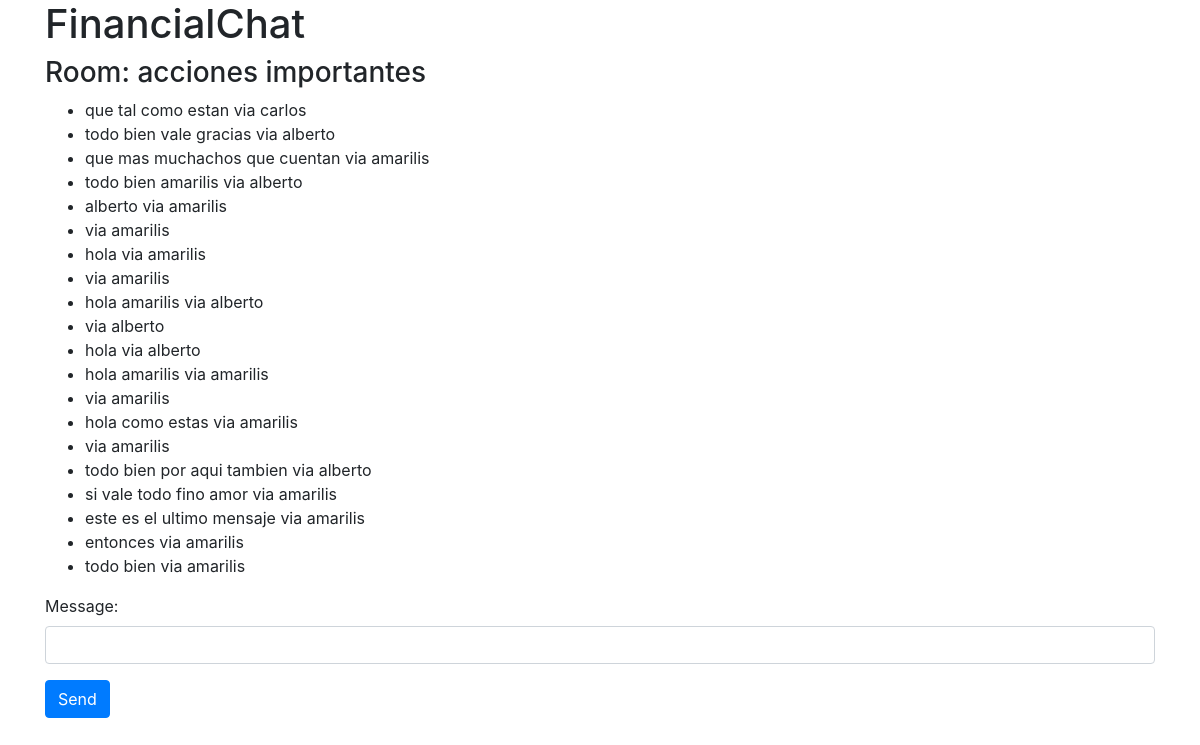
The app's page /rooms/6 (signed in), older data.
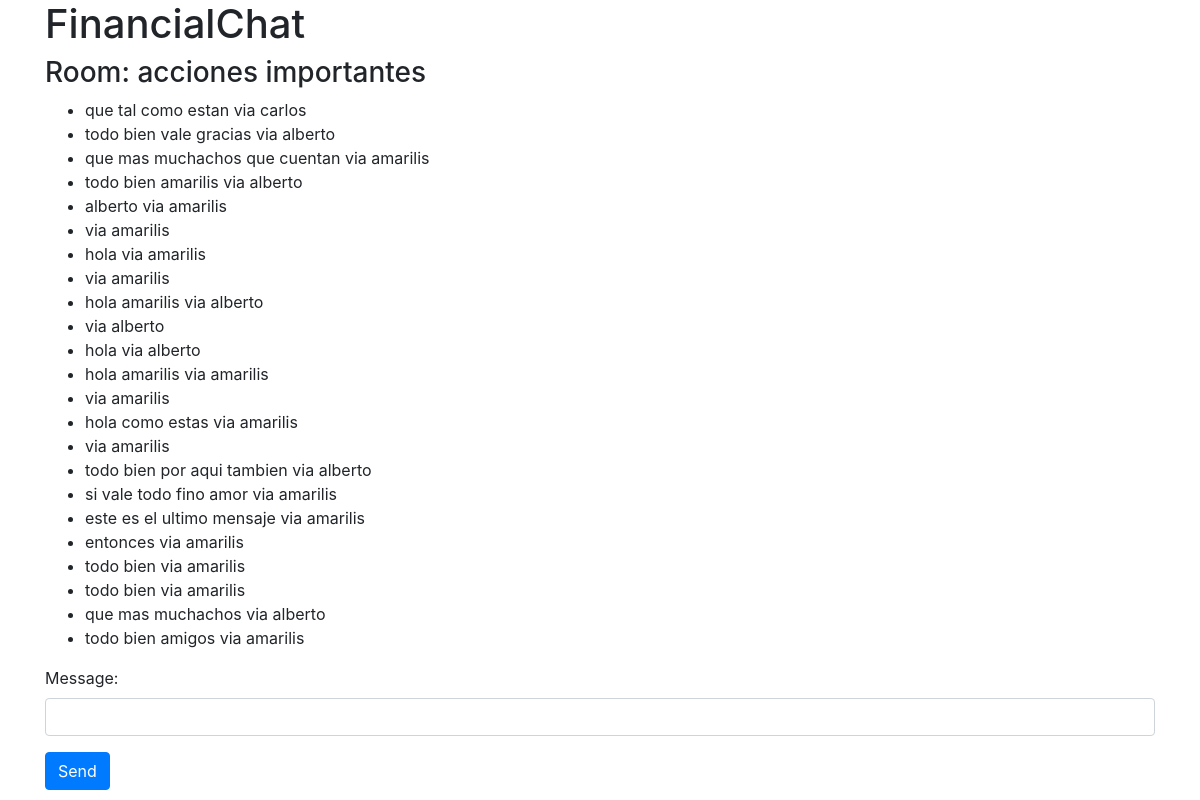
The same page, newer data.
### chat/models.py (models this page shows)
class ChatMessage(models.Model):
    thread = models.ForeignKey(
        Thread, null=True, blank=True, on_delete=models.SET_NULL)
    user = models.ForeignKey(settings.AUTH_USER_MODEL,
                             verbose_name='sender', on_delete=models.CASCADE)
    message = models.TextField()
    timestamp = models.DateTimeField(auto_now_add=True)

### profiles/models.py (models this page shows, shortened)
class User(AbstractBaseUser, PermissionsMixin, TimestampedModel):
    username = models.CharField(db_index=True, max_length=255, unique=True)
    email = models.EmailField(db_index=True, unique=True)
    is_active = models.BooleanField(default=True)
    is_staff = models.BooleanField(default=False)
    USERNAME_FIELD = 'email'
    REQUIRED_FIELDS = ['username']
    objects = UserManager()

### chat/views.py (the view, shortened to what this page needs)
# urls.py: re_path(r"^(?P<pk>\d+)", ThreadView.as_view(), name='room'),
class ThreadView(LoginRequiredMixin, FormMixin, DetailView):
    template_name = 'chat/thread.html'
    form_class = ComposeForm
    success_url = './'
    def get_object(self):
        id_ = self.kwargs.get("pk")
        obj = get_object_or_404(Thread, pk=id_)
        return obj
    def get_context_data(self, **kwargs):
        context = super().get_context_data(**kwargs)
        context['form'] = self.get_form()
        thread = self.get_object()
        context['chat_messages'] = thread.chatmessage_set.all().order_by(
            '-timestamp')[:50]
        return context

### chat/forms.py
class ComposeForm(forms.Form):
    message = forms.CharField(
        widget=forms.TextInput(
            attrs={"class": "form-control"}
        )
    )

### chat/templates/chat/thread.html (shortened to what this page needs)
{% extends "base.html" %}
{% block content %}
<h3>Room: {{ object.name }}</h3>
<ul id='chat-items'>
{% for chat in chat_messages reversed %}
<li>{{ chat.message }} via {{ chat.user.username }}</li>
{% endfor %}
</ul>
<form id='form' method='POST'> {% csrf_token %}
{{form.as_p }}
<input type='submit' value="Send" class='btn btn-primary'/>
</form>
{% endblock %}

Row changes from the older to the newer data that the page shows:
added ChatMessage: message "todo bien", user.username "amarilis"
added ChatMessage: message "que mas muchachos", user.username "alberto"
added ChatMessage: message "todo bien amigos", user.username "amarilis"
